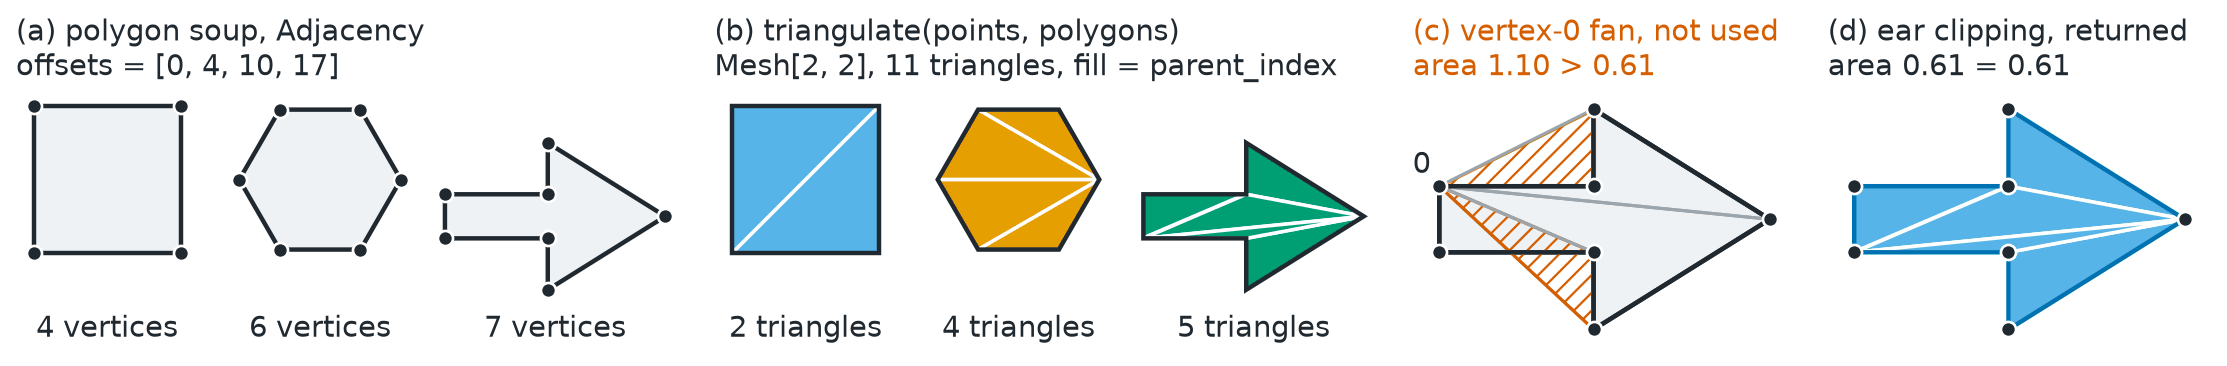

Reproduce this figure in Python.
# SPDX-FileCopyrightText: Copyright (c) 2023 - 2026 NVIDIA CORPORATION & AFFILIATES.
# SPDX-FileCopyrightText: All rights reserved.
# SPDX-License-Identifier: Apache-2.0
#
# Licensed under the Apache License, Version 2.0 (the "License");
# you may not use this file except in compliance with the License.
# You may obtain a copy of the License at
#
# http://www.apache.org/licenses/LICENSE-2.0
#
# Unless required by applicable law or agreed to in writing, software
# distributed under the License is distributed on an "AS IS" BASIS,
# WITHOUT WARRANTIES OR CONDITIONS OF ANY KIND, either express or implied.
# See the License for the specific language governing permissions and
# limitations under the License.

"""Draw a polygon soup, its triangulation, and a vertex-0 fan against ear clipping."""

from pathlib import Path

import matplotlib.pyplot as plt
import numpy as np
import torch
from _style import EDGE, FACE, RESULT, SECOND, SECOND_FILL, TEXT, clean_axis, save
from matplotlib.collections import PolyCollection
from matplotlib.patches import Polygon

from physicsnemo.mesh import Mesh
from physicsnemo.mesh.neighbors import Adjacency
from physicsnemo.mesh.tessellation import triangulate

OUTPUT = Path(__file__).parent / "tessellation_fan_vs_ear.png"

# One fill color per source polygon (parent_index 0, 1, 2).
PARENT_COLORS = ("#56b4e9", "#e69f00", "#009e73")

QUAD = [(0.0, 0.0), (1.0, 0.0), (1.0, 1.0), (0.0, 1.0)]
HEXAGON = [
    (1.95 + 0.55 * np.cos(a), 0.5 + 0.55 * np.sin(a))
    for a in np.linspace(0.0, 2.0 * np.pi, 6, endpoint=False)
]
# A non-convex arrow. Vertex 0 sits on the shaft, so its fan leaves the polygon.
ARROW = [
    (2.8, 0.4),
    (3.5, 0.4),
    (3.5, 0.75),
    (4.3, 0.25),
    (3.5, -0.25),
    (3.5, 0.1),
    (2.8, 0.1),
]


def _shoelace(xy):
    """Signed area of a polygon ring."""

    x, y = xy[:, 0], xy[:, 1]
    return 0.5 * float(np.dot(x, np.roll(y, -1)) - np.dot(y, np.roll(x, -1)))


def _triangle_areas(xy, triangles):
    """Unsigned areas of triangles given by vertex index triples."""

    a, b, c = (xy[triangles[:, k]] for k in range(3))
    cross = (b[:, 0] - a[:, 0]) * (c[:, 1] - a[:, 1]) - (b[:, 1] - a[:, 1]) * (
        c[:, 0] - a[:, 0]
    )
    return 0.5 * np.abs(cross)


def _outline(axis, xy, color=TEXT, linewidth=2.0, fill="none"):
    """Draw one closed polygon outline."""

    axis.add_patch(
        Polygon(xy, closed=True, facecolor=fill, edgecolor=color, linewidth=linewidth)
    )


def _vertices(axis, xy):
    """Draw polygon vertices as white-rimmed dots."""

    axis.scatter(
        xy[:, 0],
        xy[:, 1],
        s=46,
        color=TEXT,
        edgecolor="white",
        linewidth=1.2,
        zorder=5,
        clip_on=False,
    )


def main():
    """Generate the documentation image."""

    rings = [np.array(r, dtype=np.float64) for r in (QUAD, HEXAGON, ARROW)]
    sizes = [len(r) for r in rings]
    points = torch.tensor(np.concatenate(rings), dtype=torch.float32)
    offsets = torch.tensor(np.concatenate([[0], np.cumsum(sizes)]))
    polygons = Adjacency(offsets=offsets, indices=torch.arange(int(offsets[-1])))
    cells, parent_index = triangulate(points, polygons)
    mesh = Mesh.from_polygons(points, polygons)
    xy = points.numpy().astype(np.float64)
    cells_np, parents_np = cells.numpy(), parent_index.numpy()

    # The arrow alone: a hand-built vertex-0 fan against what triangulate returns.
    arrow_xy = rings[2]
    k = len(arrow_xy)
    fan = np.array([[0, i, i + 1] for i in range(1, k - 1)])
    arrow_cells = cells_np[parents_np == 2] - int(offsets[2])
    polygon_area = abs(_shoelace(arrow_xy))
    fan_area = _triangle_areas(arrow_xy, fan).sum()
    ear_area = _triangle_areas(arrow_xy, arrow_cells).sum()
    # A fan triangle leaves the polygon when its orientation opposes the ring's.
    ring_sign = np.sign(_shoelace(arrow_xy))
    a, b, c = (arrow_xy[fan[:, j]] for j in range(3))
    fan_sign = np.sign(
        (b[:, 0] - a[:, 0]) * (c[:, 1] - a[:, 1])
        - (b[:, 1] - a[:, 1]) * (c[:, 0] - a[:, 0])
    )
    outside = fan_sign != ring_sign

    # The arrow panels zoom in 1.5 times. Their limits keep every panel equally tall.
    soup_limits = ((-0.12, 4.42), (-0.66, 1.12))
    zoom = 1.5
    arrow_limits = ((2.68, 4.42), (0.25 - 0.89 / zoom, 0.25 + 0.89 / zoom))
    soup_width = soup_limits[0][1] - soup_limits[0][0]
    arrow_width = zoom * (arrow_limits[0][1] - arrow_limits[0][0])
    figure, axes = plt.subplots(
        1,
        4,
        figsize=(14.0, 3.0),
        gridspec_kw={
            "width_ratios": [soup_width, soup_width, arrow_width, arrow_width]
        },
    )

    # (a) The polygon soup with its CSR offsets.
    axis = axes[0]
    for ring in rings:
        _outline(axis, ring, fill=FACE)
        _vertices(axis, ring)
    for ring, size in zip(rings, sizes, strict=True):
        cx = 0.5 * (ring[:, 0].min() + ring[:, 0].max())
        axis.text(cx, -0.42, f"{size} vertices", ha="center", va="top", color=TEXT)
    axis.set_title(
        f"(a) polygon soup, Adjacency\noffsets = {offsets.tolist()}", loc="left"
    )
    clean_axis(axis, soup_limits)

    # (b) triangulate: each triangle colored by its parent polygon.
    axis = axes[1]
    axis.add_collection(
        PolyCollection(
            xy[cells_np],
            facecolors=[PARENT_COLORS[p] for p in parents_np],
            edgecolors="white",
            linewidths=1.6,
        )
    )
    for ring in rings:
        _outline(axis, ring)
    for ring, size in zip(rings, sizes, strict=True):
        cx = 0.5 * (ring[:, 0].min() + ring[:, 0].max())
        axis.text(cx, -0.42, f"{size - 2} triangles", ha="center", va="top", color=TEXT)
    axis.set_title(
        f"(b) triangulate(points, polygons)\n"
        f"Mesh[{mesh.n_manifold_dims}, {mesh.n_spatial_dims}], {mesh.n_cells} triangles, "
        "fill = parent_index",
        loc="left",
    )
    clean_axis(axis, soup_limits)

    # (c) Vertex-0 fan, drawn by hand: the triangles outside the polygon are hatched.
    axis = axes[2]
    _outline(axis, arrow_xy, fill=FACE)
    for triangle, out in zip(fan, outside, strict=True):
        axis.add_patch(
            Polygon(
                arrow_xy[triangle],
                closed=True,
                facecolor="none",
                edgecolor=RESULT if out else EDGE,
                hatch="///" if out else None,
                linewidth=1.4,
            )
        )
    _outline(axis, arrow_xy)
    _vertices(axis, arrow_xy)
    axis.annotate(
        "0", arrow_xy[0], xytext=(-12, 6), textcoords="offset points", color=TEXT
    )
    axis.set_title(
        f"(c) vertex-0 fan, not used\narea {fan_area:.2f} > {polygon_area:.2f}",
        loc="left",
        color=RESULT,
    )
    clean_axis(axis, arrow_limits)

    # (d) Ear clipping, which triangulate returns for this polygon.
    axis = axes[3]
    axis.add_collection(
        PolyCollection(
            arrow_xy[arrow_cells],
            facecolors=SECOND_FILL,
            edgecolors="white",
            linewidths=1.6,
        )
    )
    _outline(axis, arrow_xy, color=SECOND)
    _vertices(axis, arrow_xy)
    axis.set_title(
        f"(d) ear clipping, returned\narea {ear_area:.2f} = {polygon_area:.2f}",
        loc="left",
    )
    clean_axis(axis, arrow_limits)

    figure.subplots_adjust(left=0.01, right=0.99, bottom=0.02, top=0.80, wspace=0.06)
    save(figure, OUTPUT, tight=True)


if __name__ == "__main__":
    main()
